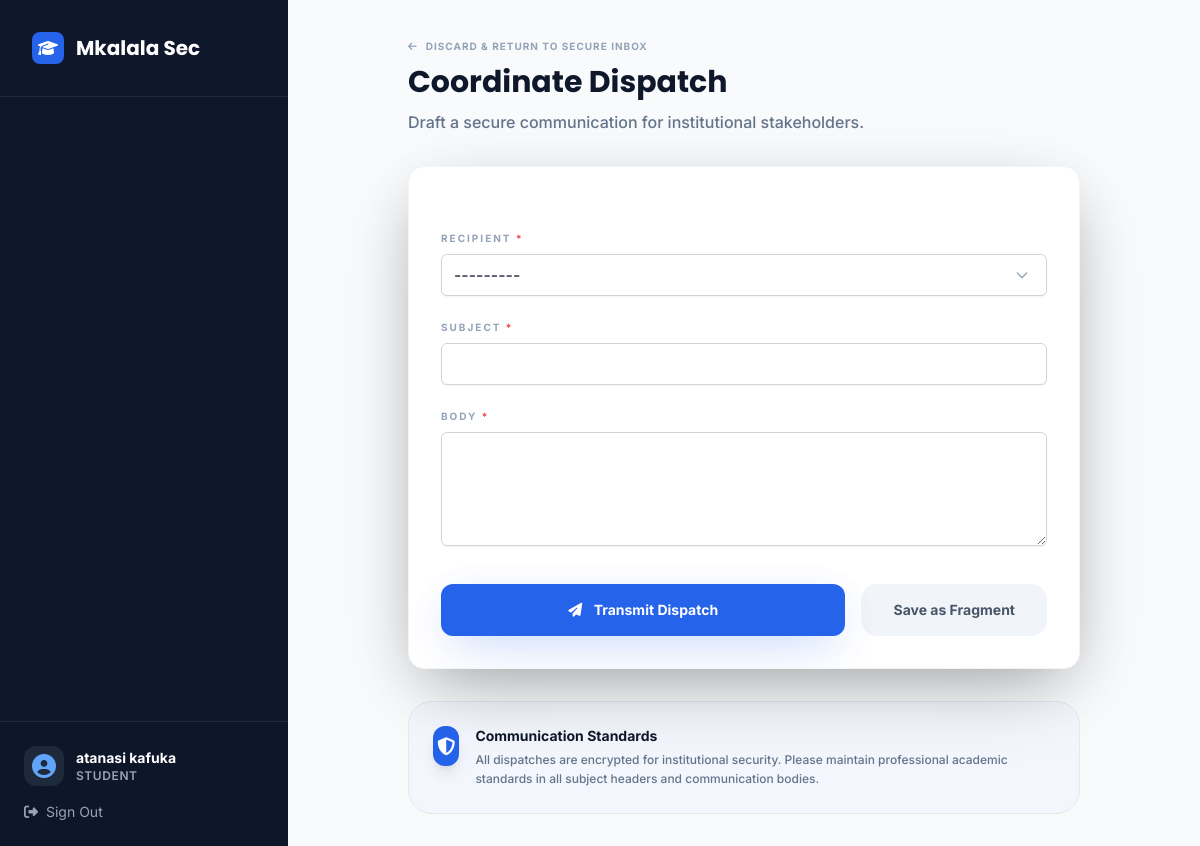
/send-message/ (signed in), run on an earlier commit of the app's database.
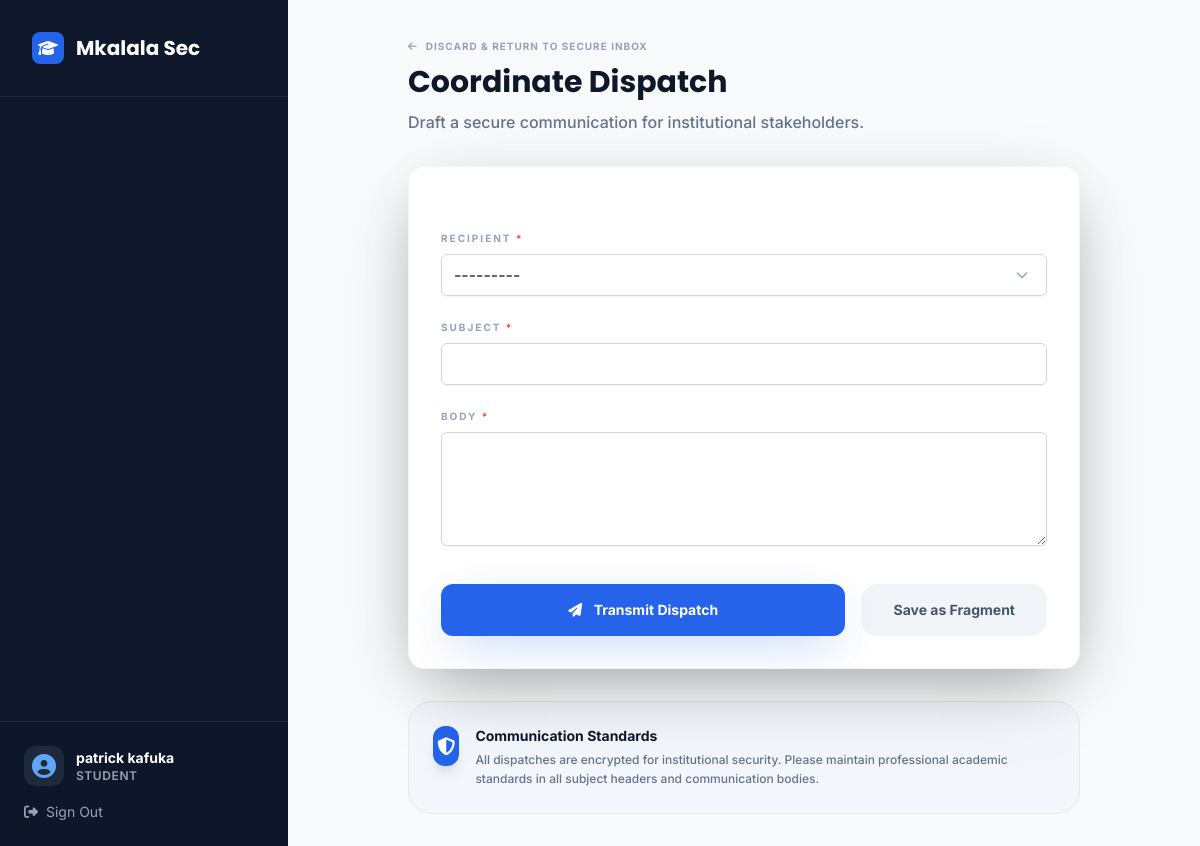
And on a later commit of the database.
### core/models.py (models this page shows, shortened)
class User(AbstractUser):
    ROLE_CHOICES = [
        ('student', _('Student')),
        ('teacher', _('Teacher')),
        ('headmaster', _('Head of School')),
    ]
    role = models.CharField(max_length=20, choices=ROLE_CHOICES, default='student')
    is_student = models.BooleanField(default=False)
    is_faculty = models.BooleanField(default=False)
    is_parent = models.BooleanField(default=False)
    is_headmaster = models.BooleanField(default=False)
    profile_picture = models.ImageField(upload_to='profile_pictures/', blank=True, null=True)
    groups = models.ManyToManyField(
        Group,
        verbose_name=_('groups'),
        blank=True,
        related_name='custom_user_set',
        related_query_name='custom_user',
    )
    user_permissions = models.ManyToManyField(
        Permission,
        verbose_name=_('user permissions'),
        blank=True,
        related_name='custom_user_set',
        related_query_name='custom_user',
    )

### core/views.py (the view)
# urls.py: path('send-message/', views.send_message, name='send_message'),
@login_required
def send_message(request):
    if request.method == 'POST':
        form = MessageForm(request.POST)
        if form.is_valid():
            message = form.save(commit=False)
            message.sender = request.user
            message.save()
            messages.success(request, "Message sent successfully")
            return redirect('inbox')
    else:
        form = MessageForm()
    recipients = User.objects.all().select_related('student_profile', 'faculty_profile').exclude(id=request.user.id)
    return render(request, 'core/send_message.html', {
        'form': form,
        'recipients': recipients.order_by('first_name', 'last_name')
    })

### core/forms.py
class MessageForm(forms.ModelForm):
    class Meta:
        model = Message
        fields = ['recipient', 'subject', 'body']
        widgets = {
            'recipient': forms.Select(attrs={
                'class': 'w-full px-3 py-2 border border-gray-300 rounded-md shadow-sm focus:outline-none focus:ring-indigo-500 focus:border-indigo-500'
            }),
            'subject': forms.TextInput(attrs={
                'class': 'w-full px-3 py-2 border border-gray-300 rounded-md shadow-sm focus:outline-none focus:ring-indigo-500 focus:border-indigo-500'
            }),
            'body': forms.Textarea(attrs={
                'class': 'w-full px-3 py-2 border border-gray-300 rounded-md shadow-sm focus:outline-none focus:ring-indigo-500 focus:border-indigo-500',
                'rows': 4
            }),
        }

### templates/core/send_message.html (shortened to what this page needs)
{% extends "core/base_dashboard.html" %}
{% load static %}
{% block user_role %}{{ request.user.role|capfirst }}{% endblock %}
{% block main_content %}
<div class="max-w-2xl mx-auto space-y-8 animate-in fade-in zoom-in-95 duration-700">
    <div class="space-y-2">
        <a href="{% url 'inbox' %}" class="inline-flex items-center text-[10px] font-bold text-slate-400 uppercase tracking-widest hover:text-blue-600 transition-colors group">
            <i class="fas fa-arrow-left mr-2 group-hover:-translate-x-1 transition-transform"></i> Discard & Return to Secure Inbox
        </a>
        <h1 class="text-3xl font-display font-bold text-slate-900 leading-tight">Coordinate Dispatch</h1>
        <p class="text-slate-500 font-medium">Draft a secure communication for institutional stakeholders.</p>
    </div>
    <div class="card-premium p-8 lg:p-10 bg-white shadow-2xl relative overflow-hidden">
        <form method="post" class="space-y-8">
            <div class="space-y-6">
                {% for field in form %}
                <div class="space-y-2">
                    <label for="{{ field.id_for_label }}" class="text-[10px] font-bold text-slate-400 uppercase tracking-[0.2em] block">
                        {{ field.label }}
                        {% if field.field.required %}<span class="text-red-500">*</span>{% endif %}
                    </label>
                    <div class="relative group">
                        {{ field }}
                    </div>
                </div>
                {% endfor %}
            </div>
            <div class="pt-6 flex flex-col sm:flex-row gap-4">
                <button type="submit" class="btn-glow-primary px-8 py-4 font-bold text-sm flex-1 group shadow-xl shadow-blue-600/20">
                    <i class="fas fa-paper-plane mr-2 group-hover:scale-110 group-hover:-translate-y-1 transition-transform"></i>
                    Transmit Dispatch
                </button>
                <a href="{% url 'inbox' %}" class="px-8 py-4 bg-slate-100 text-slate-600 hover:bg-slate-200 rounded-2xl transition-all font-bold text-sm text-center">
                    Save as Fragment
                </a>
            </div>
        </form>
    </div>
    <div class="p-6 rounded-3xl bg-blue-50/50 border border-blue-100/50 flex items-start space-x-4">
        <div class="w-10 h-10 bg-blue-600 rounded-xl flex items-center justify-center text-white shadow-lg shrink-0">
            <i class="fas fa-shield-alt text-lg"></i>
        </div>
        <div>
            <h4 class="text-sm font-bold text-slate-900 mb-1">Communication Standards</h4>
            <p class="text-xs text-slate-500 leading-relaxed font-medium">All dispatches are encrypted for institutional security. Please maintain professional academic standards in all subject headers and communication bodies.</p>
        </div>
    </div>
</div>
{% endblock %}

### templates/core/base_dashboard.html (shortened to what this page needs)
{% load static %}
<!DOCTYPE html>
<html lang="en" class="h-full bg-slate-50 text-slate-900 antialiased">
<head>
    <link href="{% static 'css/tailwind.css' %}" rel="stylesheet" />
    <link rel="stylesheet" href="https://cdnjs.cloudflare.com/ajax/libs/font-awesome/6.4.0/css/all.min.css">
</head>
<body class="h-full font-sans overflow-hidden">
    <div class="flex h-full">
        <aside id="sidebar" class="fixed inset-y-0 left-0 z-50 w-72 bg-slate-900 text-white transition-transform duration-300 -translate-x-full lg:translate-x-0 lg:static lg:inset-0">
            <div class="flex flex-col h-full">
                <div class="p-8 border-b border-slate-800">
                    <a href="{% url 'public_home' %}" class="flex items-center space-x-3">
                        <div class="w-8 h-8 bg-blue-600 rounded-lg flex items-center justify-center text-white">
                            <i class="fas fa-graduation-cap"></i>
                        </div>
                        <span class="text-xl font-display font-bold">Mkalala Sec</span>
                    </a>
                </div>
                <nav class="flex-1 px-4 py-8 space-y-2 overflow-y-auto">
                </nav>
                <div class="p-6 border-t border-slate-800 bg-slate-900/50">
                    <div class="flex items-center space-x-3 mb-4">
                        <div class="w-10 h-10 rounded-xl bg-slate-800 flex items-center justify-center text-blue-400">
                            <i class="fas fa-user-circle text-2xl"></i>
                        </div>
                        <div class="flex-1 min-w-0">
                            <p class="text-sm font-bold truncate">{{ user.get_full_name|default:user.username }}</p>
                            <p class="text-xs text-slate-400 uppercase tracking-wider font-semibold">{% block user_role %}{% endblock %}</p>
                        </div>
                    </div>
                    <a href="{% url 'logout' %}" class="flex items-center space-x-2 text-sm text-slate-400 hover:text-red-400 transition-colors">
                        <i class="fas fa-sign-out-alt"></i>
                        <span>Sign Out</span>
                    </a>
                </div>
            </div>
        </aside>
        <div class="flex-1 flex flex-col min-w-0 overflow-hidden">
            <main class="flex-1 overflow-y-auto p-4 lg:p-8 space-y-8">
                {% block main_content %}{% endblock %}
            </main>
        </div>
    </div>
</body>
</html>

What changed in the data, as far as the page shows it:
changed User "STUDENT": get_full_name "atanasi kafuka" → "patrick kafuka"
